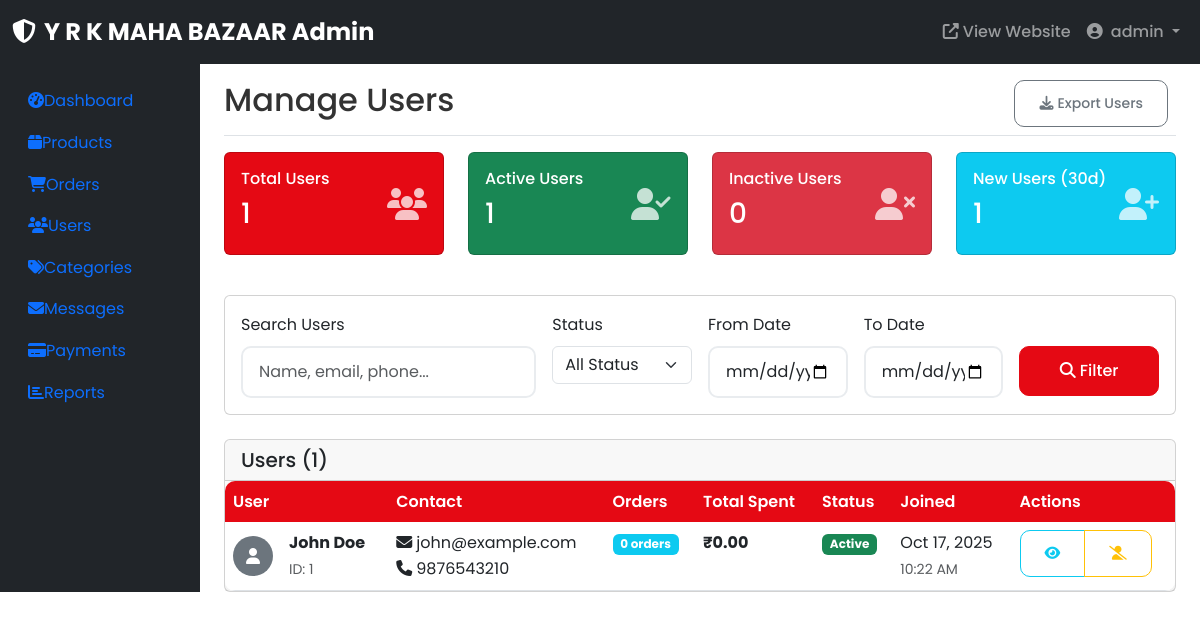
The page /admin/manage-users.php (signed in) on the database its author committed.
### tables this page shows
CREATE TABLE users (
    user_id INT AUTO_INCREMENT PRIMARY KEY,
    name VARCHAR(100) NOT NULL,
    email VARCHAR(100) UNIQUE NOT NULL,
    password VARCHAR(255) NOT NULL,
    phone VARCHAR(15),
    address TEXT,
    created_at TIMESTAMP DEFAULT CURRENT_TIMESTAMP,
    is_active BOOLEAN DEFAULT TRUE
);

### includes/functions.php (called while the page is built, shortened)
<?php
function formatPrice($price) {
    return '₹' . number_format($price, 2);
}
?>

### admin/manage-users.php (the view, shortened to what this page needs)
<?php
include 'includes/admin-header.php';
$search = isset($_GET['search']) ? sanitizeInput($_GET['search']) : '';
$date_from = isset($_GET['date_from']) ? sanitizeInput($_GET['date_from']) : '';
$date_to = isset($_GET['date_to']) ? sanitizeInput($_GET['date_to']) : '';
$page = isset($_GET['page']) ? (int)$_GET['page'] : 1;
$records_per_page = 15;
$offset = ($page - 1) * $records_per_page;
$where_conditions = ["1=1"];
$params = [];
$param_types = "";
$where_clause = implode(" AND ", $where_conditions);
$count_query = "SELECT COUNT(*) as total FROM users u WHERE $where_clause";
$count_stmt = $conn->prepare($count_query);
$count_stmt->execute();
$total_records = $count_stmt->get_result()->fetch_assoc()['total'];
$query = "SELECT u.*,
          COUNT(DISTINCT o.order_id) as total_orders,
          COALESCE(SUM(CASE WHEN o.status != 'Cancelled' THEN o.total_price ELSE 0 END), 0) as total_spent
          FROM users u
          LEFT JOIN orders o ON u.user_id = o.user_id
          WHERE $where_clause
          GROUP BY u.user_id
          ORDER BY u.created_at DESC
          LIMIT ? OFFSET ?";
$params[] = $records_per_page;
$params[] = $offset;
$param_types .= "ii";
$stmt = $conn->prepare($query);
if (!empty($params)) {
    $stmt->bind_param($param_types, ...$params);
}
$stmt->execute();
$users_result = $stmt->get_result();
?>
<div class="d-flex justify-content-between flex-wrap flex-md-nowrap align-items-center pt-3 pb-2 mb-3 border-bottom">
    <h1 class="h2">Manage Users</h1>
    <div class="btn-toolbar mb-2 mb-md-0">
        <div class="btn-group me-2">
            <button type="button" class="btn btn-sm btn-outline-secondary">
                <i class="fas fa-download me-1"></i>Export Users
            </button>
        </div>
    </div>
</div>
<div class="row mb-4">
    <?php
    $stats_query = "SELECT
                    COUNT(*) as total_users,
                    SUM(CASE WHEN is_active = 1 THEN 1 ELSE 0 END) as active_users,
                    SUM(CASE WHEN is_active = 0 THEN 1 ELSE 0 END) as inactive_users,
                    SUM(CASE WHEN created_at >= DATE_SUB(NOW(), INTERVAL 30 DAY) THEN 1 ELSE 0 END) as new_users
                    FROM users";
    $stats_result = $conn->query($stats_query);
    $stats = $stats_result->fetch_assoc();
    ?>
    <div class="col-md-3 mb-3">
        <div class="card bg-primary text-white">
            <div class="card-body">
                <div class="d-flex align-items-center">
                    <div class="flex-grow-1">
                        <h6>Total Users</h6>
                        <h3><?php echo number_format($stats['total_users']); ?></h3>
                    </div>
                    <i class="fas fa-users fa-2x opacity-75"></i>
                </div>
            </div>
        </div>
    </div>
    <div class="col-md-3 mb-3">
        <div class="card bg-success text-white">
            <div class="card-body">
                <div class="d-flex align-items-center">
                    <div class="flex-grow-1">
                        <h6>Active Users</h6>
                        <h3><?php echo number_format($stats['active_users']); ?></h3>
                    </div>
                    <i class="fas fa-user-check fa-2x opacity-75"></i>
                </div>
            </div>
        </div>
    </div>
    <div class="col-md-3 mb-3">
        <div class="card bg-danger text-white">
            <div class="card-body">
                <div class="d-flex align-items-center">
                    <div class="flex-grow-1">
                        <h6>Inactive Users</h6>
                        <h3><?php echo number_format($stats['inactive_users']); ?></h3>
                    </div>
                    <i class="fas fa-user-times fa-2x opacity-75"></i>
                </div>
            </div>
        </div>
    </div>
    <div class="col-md-3 mb-3">
        <div class="card bg-info text-white">
            <div class="card-body">
                <div class="d-flex align-items-center">
                    <div class="flex-grow-1">
                        <h6>New Users (30d)</h6>
                        <h3><?php echo number_format($stats['new_users']); ?></h3>
                    </div>
                    <i class="fas fa-user-plus fa-2x opacity-75"></i>
                </div>
            </div>
        </div>
    </div>
</div>
<div class="card mb-4">
    <div class="card-body">
        <form method="GET" class="row g-3">
            <div class="col-md-4">
                <label for="search" class="form-label">Search Users</label>
                <input type="text" class="form-control" id="search" name="search"
                       value="<?php echo htmlspecialchars($search); ?>"
                       placeholder="Name, email, phone...">
            </div>
            <div class="col-md-2">
                <label for="status" class="form-label">Status</label>
                <select class="form-select" id="status" name="status">
                    <option value="">All Status</option>
                </select>
            </div>
            <div class="col-md-2">
                <label for="date_from" class="form-label">From Date</label>
                <input type="date" class="form-control" id="date_from" name="date_from"
                       value="<?php echo htmlspecialchars($date_from); ?>">
            </div>
            <div class="col-md-2">
                <label for="date_to" class="form-label">To Date</label>
                <input type="date" class="form-control" id="date_to" name="date_to"
                       value="<?php echo htmlspecialchars($date_to); ?>">
            </div>
            <div class="col-md-2">
                <label class="form-label">&nbsp;</label>
                <div class="d-grid">
                    <button type="submit" class="btn btn-primary">
                        <i class="fas fa-search me-1"></i>Filter
                    </button>
                </div>
            </div>
        </form>
    </div>
</div>
<div class="card">
    <div class="card-header">
        <h5 class="mb-0">Users (<?php echo $total_records; ?>)</h5>
    </div>
    <div class="card-body p-0">
        <?php if ($users_result->num_rows > 0): ?>
        <div class="table-responsive">
            <table class="table table-hover mb-0">
                <thead class="table-light">
                    <tr>
                        <th>User</th>
                        <th>Contact</th>
                        <th>Orders</th>
                        <th>Total Spent</th>
                        <th>Status</th>
                        <th>Joined</th>
                        <th>Actions</th>
                    </tr>
                </thead>
                <tbody>
                    <?php while ($user = $users_result->fetch_assoc()): ?>
                    <tr>
                        <td>
                            <div class="d-flex align-items-center">
                                <div class="avatar-circle me-3">
                                    <i class="fas fa-user"></i>
                                </div>
                                <div>
                                    <strong><?php echo htmlspecialchars($user['name']); ?></strong>
                                    <br>
                                    <small class="text-muted">ID: <?php echo $user['user_id']; ?></small>
                                </div>
                            </div>
                        </td>
                        <td>
                            <div>
                                <i class="fas fa-envelope me-1"></i><?php echo htmlspecialchars($user['email']); ?>
                                <br>
                                <?php if ($user['phone']): ?>
                                <i class="fas fa-phone me-1"></i><?php echo htmlspecialchars($user['phone']); ?>
                                <?php endif; ?>
                            </div>
                        </td>
                        <td>
                            <span class="badge bg-info"><?php echo $user['total_orders']; ?> orders</span>
                        </td>
                        <td>
                            <strong><?php echo formatPrice($user['total_spent']); ?></strong>
                        </td>
                        <td>
                            <span class="badge bg-<?php echo $user['is_active'] ? 'success' : 'danger'; ?>">
                                <?php echo $user['is_active'] ? 'Active' : 'Inactive'; ?>
                            </span>
                        </td>
                        <td>
                            <?php echo date('M d, Y', strtotime($user['created_at'])); ?>
                            <br>
                            <small class="text-muted"><?php echo date('h:i A', strtotime($user['created_at'])); ?></small>
                        </td>
                        <td>
                            <div class="btn-group btn-group-sm">
                                <button type="button" class="btn btn-outline-info"
                                        data-bs-toggle="collapse" data-bs-target="#user-<?php echo $user['user_id']; ?>"
                                        title="View Details">
                                    <i class="fas fa-eye"></i>
                                </button>
                                <a href="?toggle_status=<?php echo $user['user_id']; ?>"
                                   class="btn btn-outline-<?php echo $user['is_active'] ? 'warning' : 'success'; ?>"
                                   title="<?php echo $user['is_active'] ? 'Deactivate' : 'Activate'; ?>"
                                   onclick="return confirm('Are you sure you want to <?php echo $user['is_active'] ? 'deactivate' : 'activate'; ?> this user?')">
                                    <i class="fas fa-<?php echo $user['is_active'] ? 'user-slash' : 'user-check'; ?>"></i>
                                </a>
                            </div>
                        </td>
                    </tr>
                    <?php endwhile; ?>
                </tbody>
            </table>
        </div>
        <?php endif; ?>
    </div>
</div>
<?php
include 'includes/admin-footer.php';
?>

### assets/css/style.css (style rules this page uses)
* { margin: 0; padding: 0; box-sizing: border-box; }
body { font-family: 'Poppins', sans-serif; line-height: 1.6; color: #333; }
:root { --primary-color: #E50914; --secondary-color: #F7C600; --dark-color: #1a1a1a; --light-color: #f8f9fa; --success-color: #28a745; --danger-color: #dc3545; --warning-color: #ffc107; --info-color: #17a2b8; }
.bg-primary { background-color: var(--primary-color) !important; }
.btn-primary { background-color: var(--primary-color); border-color: var(--primary-color); }
.form-control { border-radius: 10px; border: 2px solid #e9ecef; padding: 0.75rem 1rem; transition: border-color 0.3s ease; }
.btn { border-radius: 10px; padding: 0.75rem 1.5rem; font-weight: 500; transition: all 0.3s ease; }
.table { border-radius: 10px; overflow: hidden; box-shadow: 0 5px 15px rgba(0,0,0,0.1); }
.table thead th { background: var(--primary-color); color: white; border: none; font-weight: 600; }
html { scroll-behavior: smooth; -webkit-text-size-adjust: 100%; }
* { -webkit-tap-highlight-color: rgba(229, 9, 20, 0.2); -webkit-touch-callout: none; }
a, button, .btn { -webkit-tap-highlight-color: rgba(229, 9, 20, 0.3); }
body { -webkit-overflow-scrolling: touch; overflow-x: hidden; }

### admin/manage-users.php (style rules this page uses)
.avatar-circle { width: 40px; height: 40px; border-radius: 50%; background: #6c757d; display: flex; align-items: center; justify-content: center; color: white; }

### rows shown on the page
users: name "John Doe", user_id "1", email "john@example.com", phone "9876543210", total_orders "0", total_spent "₹0.00", is_active "Active", created_at "Oct 17, 2025", created_at "10:22 AM"

### other values the page prints
$_SESSION['admin_username'] "admin"
$stats['total_users'] "1"
$stats['active_users'] "1"
$stats['inactive_users'] "0"
$stats['new_users'] "1"
$total_records "1"
